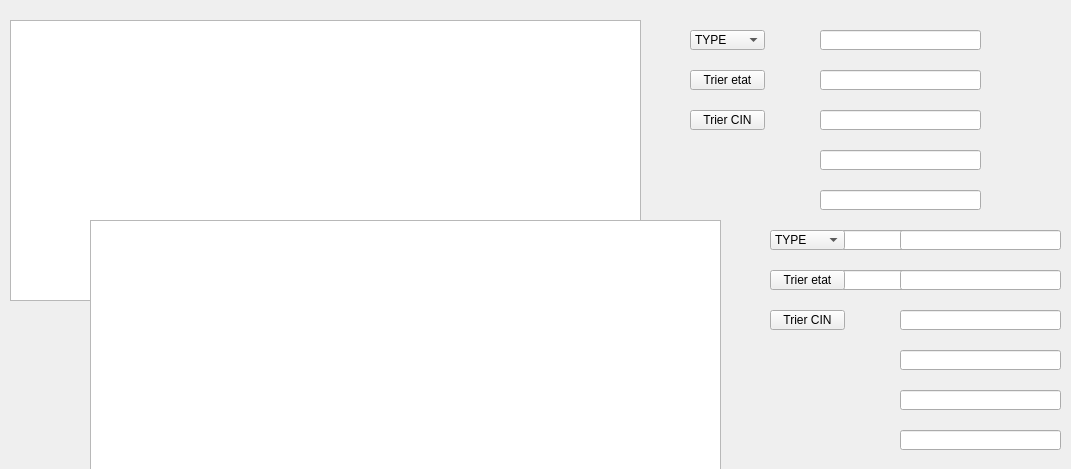
<?xml version="1.0" encoding="UTF-8"?>
<ui version="4.0">
 <class>Affichage</class>
 <widget class="QDialog" name="Affichage">
  <property name="geometry">
   <rect>
    <x>0</x>
    <y>0</y>
    <width>1071</width>
    <height>469</height>
   </rect>
  </property>
  <property name="windowTitle">
   <string>Dialog</string>
  </property>
  <widget class="QTableView" name="tabdemande">
   <property name="geometry">
    <rect>
     <x>10</x>
     <y>20</y>
     <width>631</width>
     <height>281</height>
    </rect>
   </property>
  </widget>
  <widget class="QPushButton" name="pushButton">
   <property name="geometry">
    <rect>
     <x>410</x>
     <y>400</y>
     <width>50</width>
     <height>50</height>
    </rect>
   </property>
   <property name="styleSheet">
    <string notr="true">background-color:tranparent;
border-image:url(:/images/icones/afficher.png);
background:none;
border:none;
background-repeat:none;</string>
   </property>
   <property name="text">
    <string/>
   </property>
  </widget>
  <widget class="QLineEdit" name="ref">
   <property name="geometry">
    <rect>
     <x>820</x>
     <y>70</y>
     <width>161</width>
     <height>20</height>
    </rect>
   </property>
  </widget>
  <widget class="QLineEdit" name="quantite">
   <property name="geometry">
    <rect>
     <x>820</x>
     <y>110</y>
     <width>161</width>
     <height>20</height>
    </rect>
   </property>
  </widget>
  <widget class="QLineEdit" name="type">
   <property name="geometry">
    <rect>
     <x>820</x>
     <y>150</y>
     <width>161</width>
     <height>20</height>
    </rect>
   </property>
  </widget>
  <widget class="QLineEdit" name="cin">
   <property name="geometry">
    <rect>
     <x>820</x>
     <y>190</y>
     <width>161</width>
     <height>20</height>
    </rect>
   </property>
  </widget>
  <widget class="QLineEdit" name="etat">
   <property name="geometry">
    <rect>
     <x>820</x>
     <y>230</y>
     <width>161</width>
     <height>20</height>
    </rect>
   </property>
  </widget>
  <widget class="QLineEdit" name="date">
   <property name="geometry">
    <rect>
     <x>820</x>
     <y>270</y>
     <width>161</width>
     <height>20</height>
    </rect>
   </property>
  </widget>
  <widget class="QPushButton" name="supprimer_demande">
   <property name="geometry">
    <rect>
     <x>820</x>
     <y>310</y>
     <width>30</width>
     <height>30</height>
    </rect>
   </property>
   <property name="styleSheet">
    <string notr="true">background-color:tranparent;
border-image:url(:/images/icones/delete.png);
background:none;
border:none;
background-repeat:none;</string>
   </property>
   <property name="text">
    <string/>
   </property>
  </widget>
  <widget class="QPushButton" name="modifier_demande">
   <property name="geometry">
    <rect>
     <x>865</x>
     <y>310</y>
     <width>30</width>
     <height>30</height>
    </rect>
   </property>
   <property name="styleSheet">
    <string notr="true">background-color:tranparent;
border-image:url(:/images/icones/update.png);
background:none;
border:none;
background-repeat:none;</string>
   </property>
   <property name="text">
    <string/>
   </property>
  </widget>
  <widget class="QPushButton" name="pushButton_2">
   <property name="geometry">
    <rect>
     <x>590</x>
     <y>400</y>
     <width>50</width>
     <height>50</height>
    </rect>
   </property>
   <property name="styleSheet">
    <string notr="true">background-color:tranparent;
border-image:url(:/images/icones/printer.png);
background:none;
border:none;
background-repeat:none;</string>
   </property>
   <property name="text">
    <string/>
   </property>
  </widget>
  <widget class="QPushButton" name="pushButton_3">
   <property name="geometry">
    <rect>
     <x>500</x>
     <y>400</y>
     <width>50</width>
     <height>50</height>
    </rect>
   </property>
   <property name="styleSheet">
    <string notr="true">background-color:tranparent;
border-image:url(:/images/icones/pdf.png);
background:none;
border:none;
background-repeat:none;</string>
   </property>
   <property name="text">
    <string/>
   </property>
  </widget>
  <widget class="QComboBox" name="comboBox">
   <property name="geometry">
    <rect>
     <x>690</x>
     <y>30</y>
     <width>75</width>
     <height>20</height>
    </rect>
   </property>
   <item>
    <property name="text">
     <string>TYPE</string>
    </property>
   </item>
   <item>
    <property name="text">
     <string>ETAT</string>
    </property>
   </item>
   <item>
    <property name="text">
     <string>CIN</string>
    </property>
   </item>
  </widget>
  <widget class="QPushButton" name="recherche_demande">
   <property name="geometry">
    <rect>
     <x>1000</x>
     <y>30</y>
     <width>30</width>
     <height>30</height>
    </rect>
   </property>
   <property name="styleSheet">
    <string notr="true">background-color:tranparent;
border-image:url(:/images/icones/focus.png);
background:none;
border:none;
background-repeat:none;</string>
   </property>
   <property name="text">
    <string/>
   </property>
  </widget>
  <widget class="QLineEdit" name="lineEdit_recherche">
   <property name="geometry">
    <rect>
     <x>820</x>
     <y>30</y>
     <width>161</width>
     <height>20</height>
    </rect>
   </property>
  </widget>
  <widget class="QPushButton" name="pushButton_4">
   <property name="geometry">
    <rect>
     <x>905</x>
     <y>310</y>
     <width>30</width>
     <height>30</height>
    </rect>
   </property>
   <property name="styleSheet">
    <string notr="true">background-color:tranparent;
border-image:url(:/images/icones/check.png);
background:none;
border:none;
background-repeat:none;</string>
   </property>
   <property name="text">
    <string/>
   </property>
  </widget>
  <widget class="QPushButton" name="pushButton_5">
   <property name="geometry">
    <rect>
     <x>950</x>
     <y>310</y>
     <width>30</width>
     <height>30</height>
    </rect>
   </property>
   <property name="styleSheet">
    <string notr="true">background-color:tranparent;
border-image:url(:/images/icones/close.png);
background:none;
border:none;
background-repeat:none;
</string>
   </property>
   <property name="text">
    <string/>
   </property>
  </widget>
  <widget class="QPushButton" name="pushButton_6">
   <property name="geometry">
    <rect>
     <x>690</x>
     <y>70</y>
     <width>75</width>
     <height>20</height>
    </rect>
   </property>
   <property name="text">
    <string>Trier etat</string>
   </property>
  </widget>
  <widget class="QPushButton" name="pushButton_7">
   <property name="geometry">
    <rect>
     <x>690</x>
     <y>110</y>
     <width>75</width>
     <height>20</height>
    </rect>
   </property>
   <property name="text">
    <string>Trier CIN</string>
   </property>
  </widget>
  <widget class="QLabel" name="label">
   <property name="geometry">
    <rect>
     <x>-4</x>
     <y>-7</y>
     <width>1081</width>
     <height>481</height>
    </rect>
   </property>
   <property name="styleSheet">
    <string notr="true">background-color:tranparent;
border-image:url(:/images/icones/back.jpg);
background:none;
border:none;
background-repeat:none;</string>
   </property>
   <property name="text">
    <string/>
   </property>
  </widget>
  <widget class="QTableView" name="tabdemande_2">
   <property name="geometry">
    <rect>
     <x>90</x>
     <y>220</y>
     <width>631</width>
     <height>281</height>
    </rect>
   </property>
  </widget>
  <widget class="QPushButton" name="pushButton_8">
   <property name="geometry">
    <rect>
     <x>770</x>
     <y>310</y>
     <width>75</width>
     <height>20</height>
    </rect>
   </property>
   <property name="text">
    <string>Trier CIN</string>
   </property>
  </widget>
  <widget class="QLineEdit" name="ref_2">
   <property name="geometry">
    <rect>
     <x>900</x>
     <y>270</y>
     <width>161</width>
     <height>20</height>
    </rect>
   </property>
  </widget>
  <widget class="QLineEdit" name="quantite_2">
   <property name="geometry">
    <rect>
     <x>900</x>
     <y>310</y>
     <width>161</width>
     <height>20</height>
    </rect>
   </property>
  </widget>
  <widget class="QLineEdit" name="date_2">
   <property name="geometry">
    <rect>
     <x>900</x>
     <y>470</y>
     <width>161</width>
     <height>20</height>
    </rect>
   </property>
  </widget>
  <widget class="QPushButton" name="pushButton_9">
   <property name="geometry">
    <rect>
     <x>580</x>
     <y>600</y>
     <width>50</width>
     <height>50</height>
    </rect>
   </property>
   <property name="styleSheet">
    <string notr="true">background-color:tranparent;
border-image:url(:/images/icones/pdf.png);
background:none;
border:none;
background-repeat:none;</string>
   </property>
   <property name="text">
    <string/>
   </property>
  </widget>
  <widget class="QLineEdit" name="etat_2">
   <property name="geometry">
    <rect>
     <x>900</x>
     <y>430</y>
     <width>161</width>
     <height>20</height>
    </rect>
   </property>
  </widget>
  <widget class="QPushButton" name="recherche_demande_2">
   <property name="geometry">
    <rect>
     <x>1080</x>
     <y>230</y>
     <width>30</width>
     <height>30</height>
    </rect>
   </property>
   <property name="styleSheet">
    <string notr="true">background-color:tranparent;
border-image:url(:/images/icones/focus.png);
background:none;
border:none;
background-repeat:none;</string>
   </property>
   <property name="text">
    <string/>
   </property>
  </widget>
  <widget class="QLineEdit" name="lineEdit_recherche_2">
   <property name="geometry">
    <rect>
     <x>900</x>
     <y>230</y>
     <width>161</width>
     <height>20</height>
    </rect>
   </property>
  </widget>
  <widget class="QPushButton" name="pushButton_10">
   <property name="geometry">
    <rect>
     <x>490</x>
     <y>600</y>
     <width>50</width>
     <height>50</height>
    </rect>
   </property>
   <property name="styleSheet">
    <string notr="true">background-color:tranparent;
border-image:url(:/images/icones/afficher.png);
background:none;
border:none;
background-repeat:none;</string>
   </property>
   <property name="text">
    <string/>
   </property>
  </widget>
  <widget class="QPushButton" name="supprimer_demande_2">
   <property name="geometry">
    <rect>
     <x>900</x>
     <y>510</y>
     <width>30</width>
     <height>30</height>
    </rect>
   </property>
   <property name="styleSheet">
    <string notr="true">background-color:tranparent;
border-image:url(:/images/icones/delete.png);
background:none;
border:none;
background-repeat:none;</string>
   </property>
   <property name="text">
    <string/>
   </property>
  </widget>
  <widget class="QPushButton" name="modifier_demande_2">
   <property name="geometry">
    <rect>
     <x>945</x>
     <y>510</y>
     <width>30</width>
     <height>30</height>
    </rect>
   </property>
   <property name="styleSheet">
    <string notr="true">background-color:tranparent;
border-image:url(:/images/icones/update.png);
background:none;
border:none;
background-repeat:none;</string>
   </property>
   <property name="text">
    <string/>
   </property>
  </widget>
  <widget class="QPushButton" name="pushButton_11">
   <property name="geometry">
    <rect>
     <x>1030</x>
     <y>510</y>
     <width>30</width>
     <height>30</height>
    </rect>
   </property>
   <property name="styleSheet">
    <string notr="true">background-color:tranparent;
border-image:url(:/images/icones/close.png);
background:none;
border:none;
background-repeat:none;
</string>
   </property>
   <property name="text">
    <string/>
   </property>
  </widget>
  <widget class="QPushButton" name="pushButton_12">
   <property name="geometry">
    <rect>
     <x>670</x>
     <y>600</y>
     <width>50</width>
     <height>50</height>
    </rect>
   </property>
   <property name="styleSheet">
    <string notr="true">background-color:tranparent;
border-image:url(:/images/icones/printer.png);
background:none;
border:none;
background-repeat:none;</string>
   </property>
   <property name="text">
    <string/>
   </property>
  </widget>
  <widget class="QPushButton" name="pushButton_13">
   <property name="geometry">
    <rect>
     <x>770</x>
     <y>270</y>
     <width>75</width>
     <height>20</height>
    </rect>
   </property>
   <property name="text">
    <string>Trier etat</string>
   </property>
  </widget>
  <widget class="QPushButton" name="pushButton_14">
   <property name="geometry">
    <rect>
     <x>985</x>
     <y>510</y>
     <width>30</width>
     <height>30</height>
    </rect>
   </property>
   <property name="styleSheet">
    <string notr="true">background-color:tranparent;
border-image:url(:/images/icones/check.png);
background:none;
border:none;
background-repeat:none;</string>
   </property>
   <property name="text">
    <string/>
   </property>
  </widget>
  <widget class="QLineEdit" name="cin_2">
   <property name="geometry">
    <rect>
     <x>900</x>
     <y>390</y>
     <width>161</width>
     <height>20</height>
    </rect>
   </property>
  </widget>
  <widget class="QLineEdit" name="type_2">
   <property name="geometry">
    <rect>
     <x>900</x>
     <y>350</y>
     <width>161</width>
     <height>20</height>
    </rect>
   </property>
  </widget>
  <widget class="QComboBox" name="comboBox_2">
   <property name="geometry">
    <rect>
     <x>770</x>
     <y>230</y>
     <width>75</width>
     <height>20</height>
    </rect>
   </property>
   <item>
    <property name="text">
     <string>TYPE</string>
    </property>
   </item>
   <item>
    <property name="text">
     <string>ETAT</string>
    </property>
   </item>
   <item>
    <property name="text">
     <string>CIN</string>
    </property>
   </item>
  </widget>
  <zorder>label</zorder>
  <zorder>tabdemande</zorder>
  <zorder>pushButton</zorder>
  <zorder>ref</zorder>
  <zorder>quantite</zorder>
  <zorder>type</zorder>
  <zorder>cin</zorder>
  <zorder>etat</zorder>
  <zorder>date</zorder>
  <zorder>supprimer_demande</zorder>
  <zorder>modifier_demande</zorder>
  <zorder>pushButton_2</zorder>
  <zorder>pushButton_3</zorder>
  <zorder>comboBox</zorder>
  <zorder>recherche_demande</zorder>
  <zorder>lineEdit_recherche</zorder>
  <zorder>pushButton_4</zorder>
  <zorder>pushButton_5</zorder>
  <zorder>pushButton_6</zorder>
  <zorder>pushButton_7</zorder>
  <zorder>tabdemande_2</zorder>
  <zorder>pushButton_8</zorder>
  <zorder>ref_2</zorder>
  <zorder>quantite_2</zorder>
  <zorder>date_2</zorder>
  <zorder>pushButton_9</zorder>
  <zorder>etat_2</zorder>
  <zorder>recherche_demande_2</zorder>
  <zorder>lineEdit_recherche_2</zorder>
  <zorder>pushButton_10</zorder>
  <zorder>supprimer_demande_2</zorder>
  <zorder>modifier_demande_2</zorder>
  <zorder>pushButton_11</zorder>
  <zorder>pushButton_12</zorder>
  <zorder>pushButton_13</zorder>
  <zorder>pushButton_14</zorder>
  <zorder>cin_2</zorder>
  <zorder>type_2</zorder>
  <zorder>comboBox_2</zorder>
 </widget>
 <resources/>
 <connections/>
</ui>
